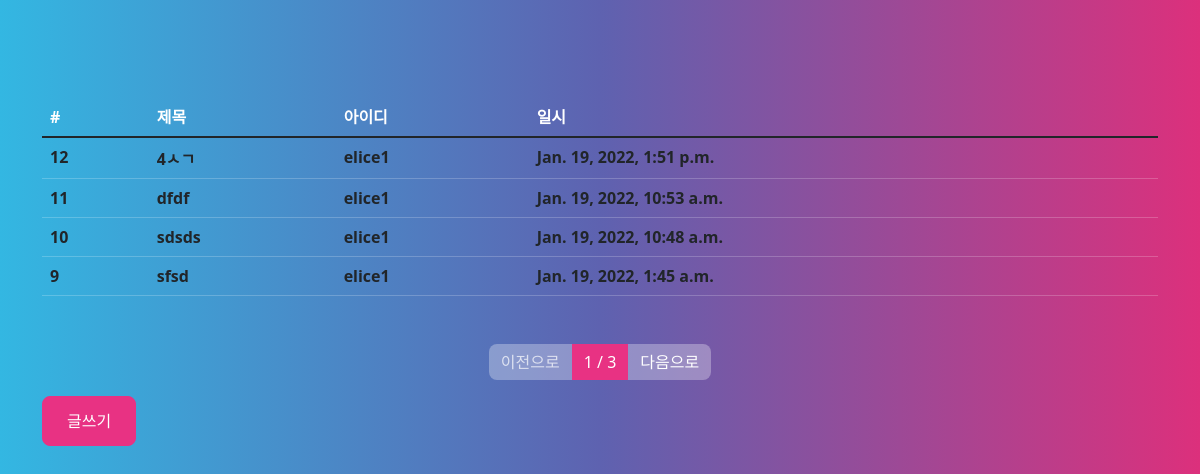
/board/list/, run on the app's committed database.
### board/models.py (models this page shows, shortened)
class Board(models.Model):
    title = models.CharField(max_length=128,
                                verbose_name='제목')# vorbose_name의 의미 정의는 노트 4번 참고!
    contents = models.TextField(verbose_name='내용')
    writer = models.ForeignKey('pruser.Pruser',on_delete=models.CASCADE,              # 사용자가 탈퇴하면 사용자의 모든 기록을 삭제하겠다는 코드
                                verbose_name='작성자')    # dttm은 datetime의 약자로 사용!
    tags = models.ManyToManyField('tag.Tag', verbose_name='태그')
    registered_dttm = models.DateTimeField(auto_now_add=True,  # auto_now_add=True 자동으로 현시간 저장! /Flask에 비해 편리
    verbose_name='등록시간')
    class Meta:
        db_table = 'pr1_board' # 기본적으로 추가되는 앱들과 구분하기 위해 생성
        verbose_name = '프로젝트 게시글'
        verbose_name_plural = '프로젝트 게시글'# 복수형도 표시되게 하는 코드

### pruser/models.py (models this page shows)
class Pruser(models.Model):
    username = models.CharField(max_length=32,
                                verbose_name='사용자명')# vorbose_name의 의미 정의는 노트 4번 참고!
    useremail = models.CharField(max_length=128,
                                verbose_name='사용자이메일')
    password = models.CharField(max_length=64,              # charfield 는 문자열을 담을수 있는 필드
                                verbose_name='비밀번호')    # dttm은 datetime의 약자로 사용!
    registered_dttm = models.DateTimeField(auto_now_add=True,  # auto_now_add=True 자동으로 현시간 저장! /Flask에 비해 편리
    verbose_name='등록시간')
    def __str__(self):
        return self.username # 새로 만든 유저 문구는 클래스를 문자열로 변환했을때 나오는값이지만
    class Meta:
        db_table = 'pruser_pruser' # 기본적으로 추가되는 앱들과 구분하기 위해 생성
        verbose_name = '프로젝트 사용자'
        verbose_name_plural = '프로젝트 사용자'# 복수형도 표시되게 하는 코드

### board/views.py (the view)
# urls.py: path('list/', views.board_list),
def board_list(request):
    all_boards = Board.objects.all().order_by('-id')
    page = int(request.GET.get('p', 1))
    paginator = Paginator(all_boards, 4)
    boards = paginator.get_page(page)
    return render(request, 'board_list.html', {"boards": boards})

### board/templates/board_list.html (shortened to what this page needs)
{% extends "base.html" %}
{% block contents %}
<div class="row mt-5">
    <div class="col-12">
        <table class="table">
            <thead>
                <tr>
                    <th>#</th>
                    <th>제목</th>
                    <th>아이디</th>
                    <th>일시</th>
                </tr>
            </thead>
            <tbody class="text-dark">
                {% for board in boards %}
                <tr onclick="location.href='/board/detail/{{ board.id }}/'">
                    <th>{{ board.id }}</th>
                    <th>{{ board.title }}</th>
                    <th>{{ board.writer }}</th>
                    <th>{{ board.registered_dttm }}</th>
                </tr>
                    {% endfor %}
            </tbody>
        </table>
    </div>
</div>
<div class="row mt-2">
    <div class="col-12">
        <nav>
            <ul class="pagination justify-content-center">
                {% if boards.has_previous %}
                <li class="page-item">
                    <a class='page-link' href="?p={{ boards.previous_page_number }}">이전으로</a>
                </li>
                {% else %}
                <li class="page-item disabled">
                    <a class='page-link' href="#">이전으로</a>
                </li>
                {% endif %}
                <li class="page-item active">
                    <a class='page-link' href="#">{{ boards.number }} / {{ boards.paginator.num_pages }}</a>
                </li>
                {% if boards.has_next %}
                <li class="page-item">
                    <a class="page-link" href="?p={{ boards.next_page_number }}" >다음으로</a>
                </li>
                {% else %}
                <li class="page-item">
                    <a class='page-link disabled' href="#">이전으로</a>
                </li>
                {% endif %}
            </ul>
        </nav>
    </div>
</div>
<div class="row">
    <div class="col-12">
        <button class="btn btn-primary"  onclick="location.href='/board/write/'">글쓰기</button>
    </div>
</div>
{% endblock %}

### data on the page
Board: id "12", title "4ㅅㄱ", writer "elice1", registered_dttm "Jan. 19, 2022, 1:51 p.m."
Board: id "11", title "dfdf", writer "elice1", registered_dttm "Jan. 19, 2022, 10:53 a.m."
Board: id "10", title "sdsds", writer "elice1", registered_dttm "Jan. 19, 2022, 10:48 a.m."
Board: id "9", title "sfsd", writer "elice1", registered_dttm "Jan. 19, 2022, 1:45 a.m."

### other printed values
{{ boards.number }} "1"
{{ boards.paginator.num_pages }} "3"
